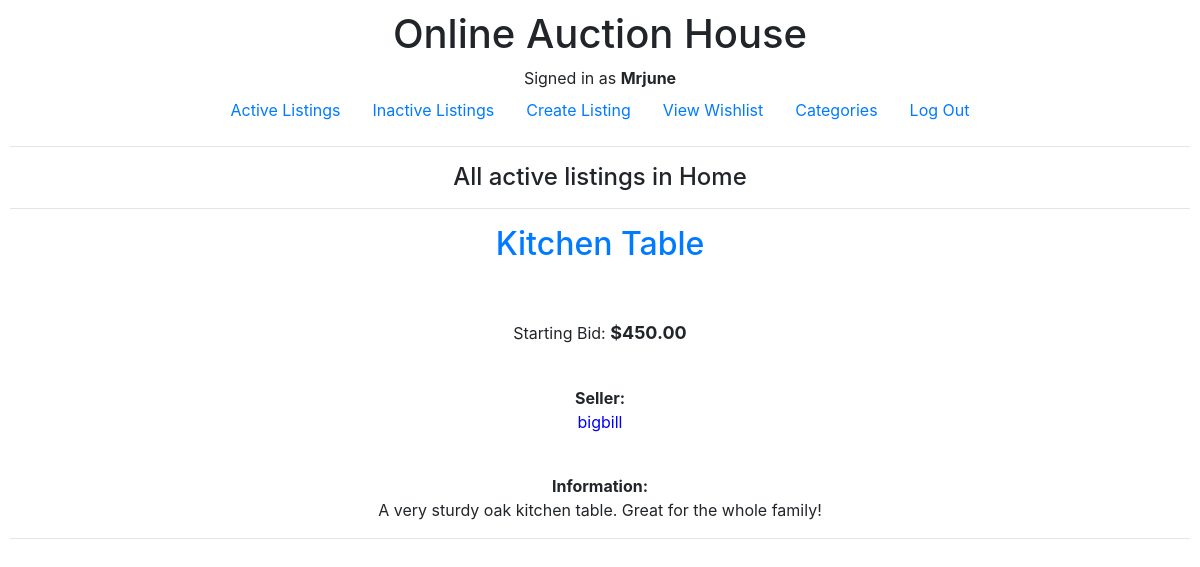
Page /listing/Home (signed in) on the committed database.
### auctions/models.py (models this page shows, shortened)
class User(AbstractUser):
    pass

class AuctionListing(models.Model):
    user = models.ForeignKey(User, on_delete = models.CASCADE, related_name = "seller")
    title = models.CharField(max_length = 64)
    description = models.TextField()
    start_bid = models.IntegerField()
    image = models.URLField(blank = True)
    category = models.CharField(blank = True, max_length = 64)
    active = models.BooleanField(blank = False, default = True)
    winner = models.ForeignKey(User, blank = True, on_delete = models.CASCADE, related_name = "buyer", null = True)

### auctions/views.py (the view)
# urls.py: path("listing/<str:category>", views.category_listings, name="category_listings")
def category_listings(request, category):
    listings = AuctionListing.objects.filter(category=category)
    return render(request, "auctions/category_listings.html", {
        "listings": listings,
        "category": category,
    })

### auctions/templates/auctions/category_listings.html (shortened to what this page needs)
{% extends "auctions/layout.html" %}
{% block body %}
    <h4>All active listings in {{ category }}</h4>
    <hr>
    {% for listing in listings %}
        {% if listing.active %}
        <h2><a href="{% url 'listing' listing.id %}">{{ listing.title }}</a></h2>
        {% if listing.image %}
            <div><img style = "width: 30vw;" src = "{{ listing.image }}" alt=""></div>
        {% endif %}
        <br>
         <p>Starting Bid: <span style = "font-weight:bold; font-size:large">${{listing.start_bid}}.00</span></p>
        <br>
        <div><strong>Seller:</strong> <p style="color:blue;">{{ listing.user }}</p></div>
        <br>
        <div><strong>Information:</strong> <p>{{listing.description}}</p></div>
        <hr>
        {% endif %}
    {% endfor %}
{% endblock %}

### auctions/templates/auctions/layout.html (shortened to what this page needs)
{% load static %}
<!DOCTYPE html>
<html lang="en">
    <head>
        <link rel="stylesheet" href="https://stackpath.bootstrapcdn.com/bootstrap/4.4.1/css/bootstrap.min.css">
        <link href="{% static 'auctions/styles.css' %}" rel="stylesheet">
    </head>
    <body style="text-align:center;">
        <div class="display:flex; align-items:center; justify-content:center;">
        <h1>Online Auction House</h1>
        <div>
            {% if user.is_authenticated %}
                Signed in as <strong>{{ user.username }}</strong>
            {% else %}
                Not signed in.
            {% endif %}
        </div>
        <ul class="nav justify-content-center">
            <li class="nav-item">
                <a class="nav-link" href="{% url 'index' %}">Active Listings</a>
            </li>
            <li class="nav-item">
                <a class="nav-link" href="{% url 'inactive' %}">Inactive Listings</a>
            </li>
            {% if user.is_authenticated %}
            <li class="nav-item">
                <a class="nav-link" href="{% url 'create' %}">Create Listing</a>
            </li>
            <li class="nav-item">
                <a class="nav-link" href="{% url 'watchlist' %}">View Wishlist</a>
            </li>
            <li class="nav-item">
                <a class="nav-link" href="{% url 'categories' %}">Categories</a>
            </li>
                <li class="nav-item">
                    <a class="nav-link" href="{% url 'logout' %}">Log Out</a>
                </li>
            {% endif %}
        </ul>
        <hr>
        {% block body %}
        {% endblock %}
        </div>
    </body>
</html>

### auctions/static/auctions/styles.css (style rules this page uses)
body { padding: 10px; }

### rows in the picture
User: username "Mrjune"
AuctionListing: title "Kitchen Table", start_bid "450", user "bigbill", description "A very sturdy oak kitchen table. Great for the whole family!"

### other values in the picture
{{ category }} "Home"
